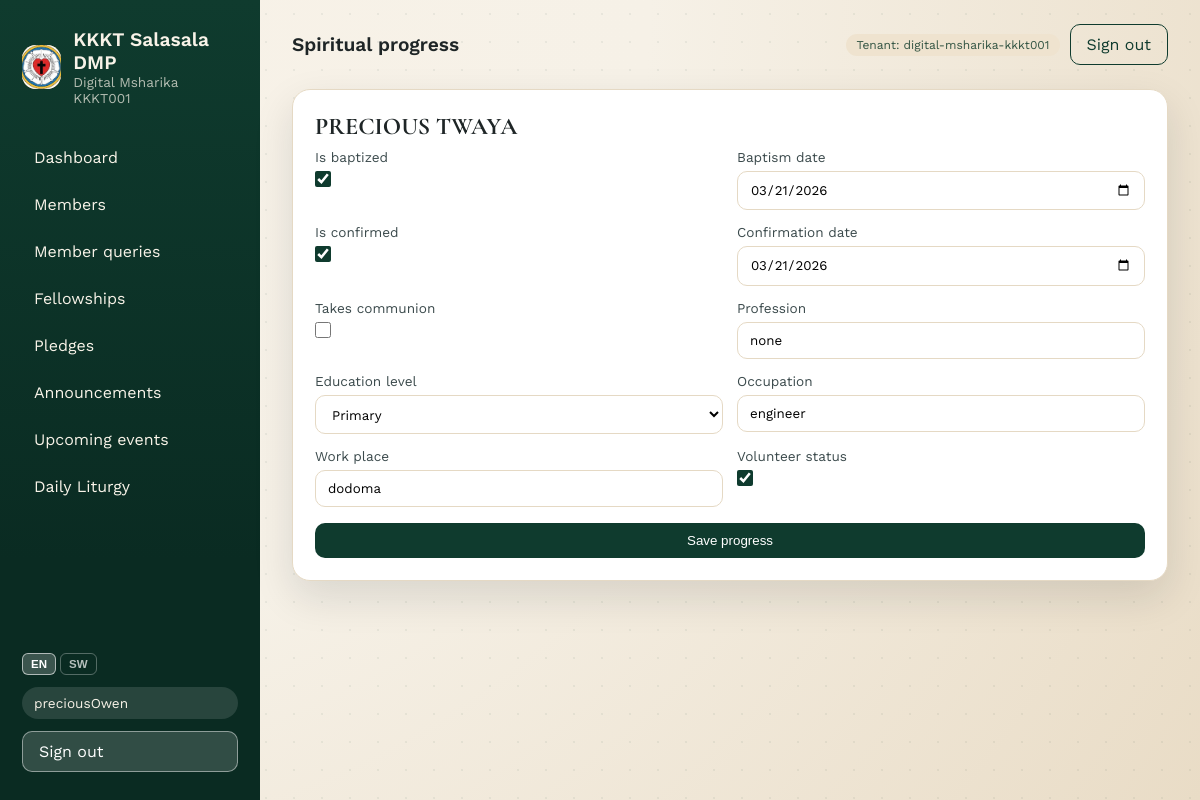
The app's page /members/6/spiritual-progress/ (signed in) with its own data.
### tenants/models.py (models this page shows, shortened)
class Tenant(models.Model):
	name = models.CharField(max_length=200)
	slug = models.SlugField(unique=True)
	is_active = models.BooleanField(default=True)
	created_at = models.DateTimeField(auto_now_add=True)
	class Meta:
		ordering = ["name"]

### members/models.py (models this page shows, shortened)
class Member(TenantAwareModel):
	membership_no = models.CharField(max_length=50)
	username = models.CharField(max_length=80, blank=True)
	password = models.CharField(max_length=128, blank=True)
	full_name = models.CharField(max_length=200)
	gender = models.CharField(max_length=10)
	dob = models.DateField()
	place_of_birth = models.CharField(max_length=200, blank=True)
	marital_status = models.CharField(max_length=20)
	marriage_type = models.CharField(max_length=50, blank=True)
	marriage_date = models.DateField(null=True, blank=True)
	marriage_place = models.CharField(max_length=200, blank=True)
	spouse_name = models.CharField(max_length=200, blank=True)
	living_with_spouse_name = models.CharField(max_length=200, blank=True)
	dependents = models.JSONField(default=list, blank=True, null=True)
	primary_phone = models.CharField(max_length=20)
	spouse_phone = models.CharField(max_length=20, blank=True)
	email = models.EmailField(blank=True)
	po_box = models.CharField(max_length=50, blank=True)
	house_number = models.CharField(max_length=50, blank=True)
	residence_name = models.CharField(max_length=100, blank=True)
	block_number = models.CharField(max_length=50, blank=True)
	fellowship_name = models.CharField(max_length=100, blank=True)
	previous_parish = models.CharField(max_length=200, blank=True)
	neighbor_name = models.CharField(max_length=200, blank=True)
	neighbor_phone = models.CharField(max_length=20, blank=True)
	elder_name = models.CharField(max_length=200, blank=True)
	elder_phone = models.CharField(max_length=20, blank=True)
	occupation = models.CharField(max_length=100, blank=True)
	work_place = models.CharField(max_length=200, blank=True)
	education_level = models.CharField(max_length=50, blank=True)
	profession = models.CharField(max_length=100, blank=True)
	volunteer_status = models.BooleanField(default=False)
	is_baptized = models.BooleanField(default=False)
	baptism_date = models.DateField(null=True, blank=True)
	is_confirmed = models.BooleanField(default=False)
	confirmation_date = models.DateField(null=True, blank=True)
	participates_in_sacraments = models.BooleanField(default=False)
	participates_in_fellowship = models.BooleanField(default=False)
	fellowship_house_name = models.CharField(max_length=200, blank=True)
	fellowship_non_participation_reason = models.TextField(blank=True)
	fellowship_chairperson_name = models.CharField(max_length=200, blank=True)
	fellowship_chairperson_signature = models.CharField(max_length=200, blank=True)
	join_fellowship = models.BooleanField(default=False)
	join_sunday_school = models.BooleanField(default=False)
	join_visiting_sick = models.BooleanField(default=False)
	join_bible_study = models.BooleanField(default=False)
	join_choir = models.BooleanField(default=False)
	join_union = models.BooleanField(default=False)
	pledge_year = models.IntegerField(default=0)
	pledge_building = models.DecimalField(max_digits=10, decimal_places=2, default=0)
	pledge_stewardship = models.DecimalField(max_digits=10, decimal_places=2, default=0)
	pledge_other = models.DecimalField(max_digits=10, decimal_places=2, default=0)
	has_membership_number = models.BooleanField(default=False)
	membership_registration_date = models.DateField(null=True, blank=True)
	membership_registered_full_name = models.CharField(max_length=200, blank=True)
	created_at = models.DateTimeField(auto_now_add=True)
	updated_at = models.DateTimeField(auto_now=True)
	class Meta:
		ordering = ["full_name"]
		constraints = [
			models.UniqueConstraint(
				fields=["tenant", "membership_no"],
				name="uniq_member_membership_per_tenant",
			),
			models.UniqueConstraint(
				fields=["tenant", "username"],
				name="uniq_member_username_per_tenant",
			),
		]

class SpiritualProgress(TenantAwareModel):
	member = models.OneToOneField(
		Member,
		on_delete=models.CASCADE,
		related_name="spiritual_progress",
	)
	is_baptized = models.BooleanField(default=False)
	baptism_date = models.DateField(null=True, blank=True)
	is_confirmed = models.BooleanField(default=False)
	confirmation_date = models.DateField(null=True, blank=True)
	takes_communion = models.BooleanField(default=False)
	profession = models.CharField(max_length=100, blank=True)
	education_level = models.CharField(max_length=50, blank=True)
	occupation = models.CharField(max_length=100, blank=True)
	work_place = models.CharField(max_length=200, blank=True)
	volunteer_status = models.BooleanField(default=False)
	class Meta:
		ordering = ["member__full_name"]

### members/views.py (the view, shortened to what this page needs)
class SpiritualProgressView(LoginRequiredMixin, UpdateView):
    model = SpiritualProgress
    form_class = SpiritualProgressForm
    template_name = "members/spiritual_progress_form.html"
    def get_object(self, queryset=None):
        member = get_object_or_404(Member, pk=self.kwargs["member_pk"])
        obj, _ = SpiritualProgress.objects.get_or_create(
            member=member, defaults={"tenant": member.tenant}
        )
        return obj
    def get_context_data(self, **kwargs):
        ctx = super().get_context_data(**kwargs)
        ctx["member"] = get_object_or_404(Member, pk=self.kwargs["member_pk"])
        return ctx
    def dispatch(self, request, *args, **kwargs):
        if not (request.user.is_superuser or request.user.id == 1):
            raise PermissionDenied
        return super().dispatch(request, *args, **kwargs)

### tenants/context_processors.py (called while the page is built)
def pending_applications(request):
    user = getattr(request, "user", None)
    tenant = getattr(request, "tenant", None)
    if not user or not user.is_authenticated or tenant is None:
        return {"pending_applications_count": 0}
    if not (user.is_superuser or user.id == 1):
        return {"pending_applications_count": 0}
    count = MemberApplication.objects.filter(
        tenant=tenant,
        status=MemberApplication.STATUS_PENDING,
    ).count()
    return {"pending_applications_count": count}

### templates/members/spiritual_progress_form.html (shortened to what this page needs)
{% extends 'base.html' %}
{% load i18n %}
{% block header %}{% trans "Spiritual progress" %}{% endblock %}
{% block content %}
<section class="card">
    <h2>{{ member.full_name }}</h2>
    {% if user.is_superuser or user.id == 1 %}
        <form method="post" class="form">
            <div class="form-grid">
                {% for field in form %}
                    <label>
                        <span>{{ field.label }}</span>
                        {{ field }}
                    </label>
                {% endfor %}
            </div>
            <button class="btn" type="submit">{% trans "Save progress" %}</button>
        </form>
    {% else %}
        <p class="muted">{% trans "You do not have permission to edit spiritual progress." %}</p>
    {% endif %}
</section>
{% endblock %}

### templates/base.html (shortened to what this page needs)
{% load static i18n %}
{% get_current_language as LANGUAGE_CODE %}
<!DOCTYPE html>
<html lang="{{ LANGUAGE_CODE }}">
<head>
    <link rel="stylesheet" href="{% static 'css/app.css' %}" />
</head>
<body>
    <div class="page">
        {% if not hide_sidebar %}
        <aside class="sidebar" id="sidebar">
            <div class="brand">
                <div class="brand-mark">
                    <img src="/media/logo/kkkt-logo.jpg" alt="KKKT Salasala DMP logo" />
                </div>
                <div>
                    <div class="brand-title">KKKT Salasala DMP</div>
                    {% if request.tenant %}
                        <div class="brand-sub">{{ request.tenant.name }}</div>
                    {% endif %}
                </div>
            </div>
            <nav class="nav">
                {% if user.is_authenticated and user.is_superuser or user.is_authenticated and user.id == 1 %}
                    <a href="{% url 'home' %}">{% trans "Dashboard" %}</a>
                    <a href="{% url 'members:list' %}">{% trans "Members" %}</a>
                    <a href="{% url 'members:applications' %}">
                        {% trans "Member queries" %}
                    </a>
                    <a href="{% url 'fellowships:list' %}">{% trans "Fellowships" %}</a>
                    <a href="{% url 'pledges:list' %}">{% trans "Pledges" %}</a>
                    <a href="{% url 'content:announcements' %}">{% trans "Announcements" %}</a>
                    <a href="{% url 'content:upcoming-events' %}">{% trans "Upcoming events" %}</a>
                    <a href="{% url 'content:liturgy' %}">{% trans "Daily Liturgy" %}</a>
                {% endif %}
            </nav>
            <div class="sidebar-footer">
                <form action="{% url 'set_language' %}" method="post" class="lang-sw">
                    <button name="language" value="en" type="submit" class="lang-btn{% if LANGUAGE_CODE == 'en' %} active{% endif %}">EN</button>
                    <button name="language" value="sw" type="submit" class="lang-btn{% if LANGUAGE_CODE == 'sw' %} active{% endif %}">SW</button>
                </form>
                {% if user.is_authenticated %}
                    <div class="user-pill">{{ user.username }}</div>
                    <a class="btn ghost" href="{% url 'logout' %}">{% trans "Sign out" %}</a>
                {% else %}
                    <a class="btn" href="{% url 'login' %}">{% trans "Sign in" %}</a>
                {% endif %}
            </div>
        </aside>
        {% endif %}
        <div class="content">
            <header class="topbar">
                <div class="topbar-title">{% block header %}{% trans "Welcome" %}{% endblock %}</div>
                <div class="topbar-actions">
                    {% if request.tenant %}
                        <span class="badge">{% trans "Tenant" %}: {{ request.tenant.slug }}</span>
                    {% endif %}
                    {% if user.is_authenticated %}
                        <a class="btn ghost" href="{% url 'logout' %}">{% trans "Sign out" %}</a>
                    {% endif %}
                </div>
            </header>
            <main class="main">
                {% block content %}{% endblock %}
            </main>
        </div>
    </div>
</body>
</html>

### static/css/app.css (style rules this page uses)
:root { --ink: #1e2526; --ink-soft: #3b4a4c; --parchment: #f6f1e7; --sand: #efe3cf; --forest: #0f3b2e; --olive: #325443; --gold: #c7a35b; --rose: #f4d7c9; --card: #ffffff; --border: #e5d9c4; --shadow: 0 16px 40px rgba(18, 28, 29, 0.12); }
* { box-sizing: border-box; }
img, video, iframe { max-width: 100%; height: auto; }
body { margin: 0; font-family: "Work Sans", "Segoe UI", sans-serif; color: var(--ink); background: radial-gradient(circle at top left, #f8f2e8 0%, var(--parchment) 45%, #e9dcc6 100%); min-height: 100vh; }
body::before { content: ""; position: fixed; inset: 0; background-image: radial-gradient(rgba(15, 59, 46, 0.06) 1px, transparent 0); background-size: 28px 28px; pointer-events: none; z-index: 0; }
h1, h2, h3 { font-family: "Cormorant Garamond", "Times New Roman", serif; margin: 0 0 0.5rem 0; }
a { color: inherit; text-decoration: none; }
.page { display: flex; min-height: 100vh; position: relative; z-index: 1; width: 100%; max-width: 100vw; overflow-x: hidden; }
.sidebar { width: 260px; background: linear-gradient(180deg, var(--forest), #0a2b22 70%); color: #f8f3e8; padding: 28px 22px; display: flex; flex-direction: column; gap: 32px; }
.brand { display: flex; gap: 12px; align-items: center; }
.brand-mark { width: 44px; height: 44px; border-radius: 14px; background: var(--gold); color: #231b0f; font-weight: 700; display: grid; place-items: center; overflow: hidden; }
.brand-mark img { width: 100%; height: 100%; object-fit: cover; display: block; }
.brand-title { font-size: 1.2rem; font-weight: 600; }
.brand-sub { font-size: 0.85rem; opacity: 0.7; }
.nav { display: flex; flex-direction: column; gap: 8px; }
.nav a { padding: 10px 12px; border-radius: 12px; transition: all 0.2s ease; }
.sidebar-footer { margin-top: auto; display: flex; flex-direction: column; gap: 12px; }
.user-pill { background: rgba(255, 255, 255, 0.12); padding: 8px 12px; border-radius: 999px; font-size: 0.85rem; }
.content { flex: 1; padding: 24px 32px 48px; min-width: 0; max-width: 100%; }
.topbar { display: flex; align-items: center; justify-content: space-between; gap: 16px; margin-bottom: 24px; }
.topbar-title { font-size: 1.2rem; font-weight: 600; }
.topbar-actions { display: flex; align-items: center; gap: 10px; flex-wrap: wrap; justify-content: flex-end; }
.main { display: flex; flex-direction: column; gap: 24px; }
.card { background: var(--card); border-radius: 18px; padding: 22px; border: 1px solid var(--border); box-shadow: var(--shadow); overflow-wrap: anywhere; }
.badge { background: var(--sand); color: var(--olive); padding: 4px 10px; border-radius: 999px; font-size: 0.75rem; }
.btn { background: var(--forest); color: #fff; padding: 10px 16px; border-radius: 10px; border: none; cursor: pointer; display: inline-block; transition: transform 0.2s ease, box-shadow 0.2s ease; }
.btn.ghost { background: transparent; color: var(--forest); border: 1px solid var(--forest); }
.sidebar .btn.ghost { background: rgba(255, 255, 255, 0.16); color: #fff; border-color: rgba(255, 255, 255, 0.45); }
.form { display: flex; flex-direction: column; gap: 16px; }
.form-grid { display: grid; gap: 14px; grid-template-columns: repeat(2, minmax(220px, 1fr)); }
.checkbox-grid input[type="checkbox"], .form-grid input[type="checkbox"] { width: 16px; height: 16px; padding: 0; margin: 0; accent-color: var(--forest); }
.form-grid label input[type="checkbox"] { align-self: flex-start; }
label span { display: block; font-size: 0.85rem; margin-bottom: 6px; color: var(--ink-soft); }
input, select, textarea { width: 100%; padding: 10px 12px; border-radius: 10px; border: 1px solid var(--border); background: #fff; font-family: inherit; }

### templates/base.html (style rules this page uses)
.lang-sw { display:flex; gap:4px; }
.lang-btn { background:transparent; border:1px solid rgba(255,255,255,.3); color:rgba(255,255,255,.7); border-radius:6px; padding:4px 8px; font-size:.72rem; font-weight:600; cursor:pointer; transition:all .2s; }
.lang-btn:hover, .lang-btn.active { background:rgba(255,255,255,.2); color:#fff; border-color:rgba(255,255,255,.6); }

### records on screen
Tenant: tenant.name "Digital Msharika KKKT001", tenant.slug "digital-msharika-kkkt001"
Member: full_name "PRECIOUS TWAYA"
SpiritualProgress: form "☑" "03/21/2026" "☑" "03/21/2026" "none" "Primary" "engineer" "dodoma" "☑"

### other values on screen
{{ user.username }} "preciousOwen"
{{ field.label }} "Is baptized" "Baptism date" "Is confirmed" "Confirmation date" "Takes communion" "Profession" "Education level" "Occupation" "Work place" "Volunteer status"
